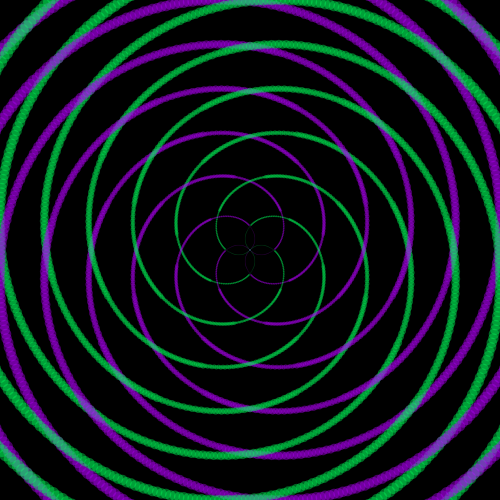
Frame 1 (no input)
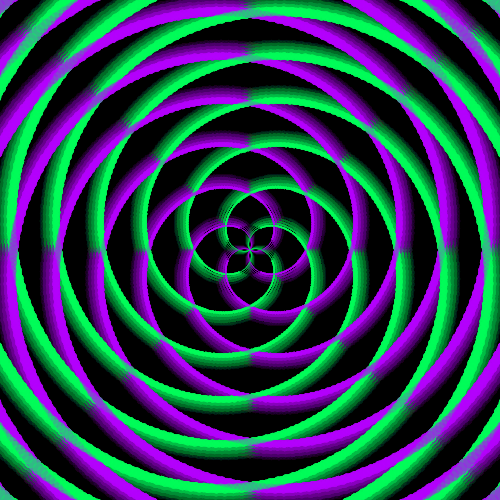
Frame 60 (the mouse pressed at the canvas centre just before this capture)
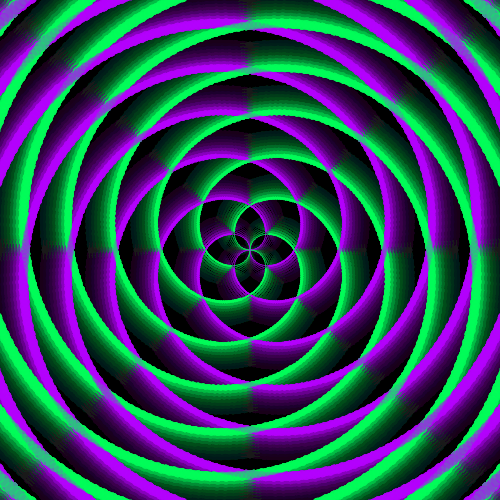
Frame 120 (the mouse held since frame 60 and released just before this capture)

The Processing sketch that drew these frames (run headless with seeded random() and noise(); from frame 60 on, the mouse is pressed at the canvas centre):

// Processing sketch: processing_67221
// ── processing_67221.pde

//My clock does not tell time but it counts seconds


void setup() {
  background (0);
  smooth();
  size(500, 500);
  noStroke();
  colorMode(HSB);

  frameRate(15);
}

void draw() {
  fill(0, 0, 0, 5);
  rect(0, 0, width, height);
  for (int i = 0; i < 4; i++) {
    spiral(i*90+second()*6, color(200, 255, 255, 100), width/2, height/2, false);
    spiral(i*90+second()*6, color(100, 255, 255, 100), width/2, height/2, true);
  }
}

void spiral(float angle, color clockColor, float centerX, float centerY, boolean clockwise) {
  fill(clockColor);
  float degree = angle;
  int direction = -1;
  if (clockwise) {
    direction = 1;
  } 

  
    for (int i = 0; i < 720; i++) {
      float x = i/2 * cos ( radians(angle+i)) * direction;
      float y = i/2 * sin (radians(angle+i));
      ellipse (x+centerX, y+centerY, i/50+.5, i/50+.5);
    }
 
}
